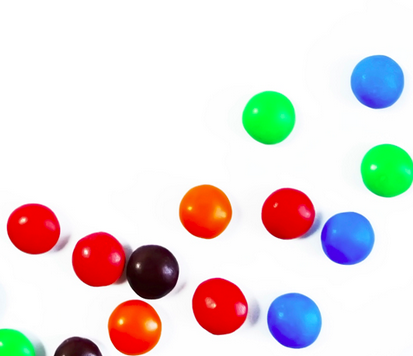
#> input picture Image&Video/smarties.png, 413 x 356 px
$ python OPCV_Skeleton_Region.py
#> lines starting #> are read from the running program, lines starting #| are printed output that depends on the picture; after the words box and inside, x2 and y2 are one past the last pixel; in counts of white or black regions, pixels touching at a corner belong together
import cv2
import numpy as np

# Read the image as a grayscale image
img = cv2.imread('Image&Video/smarties.png', 0)
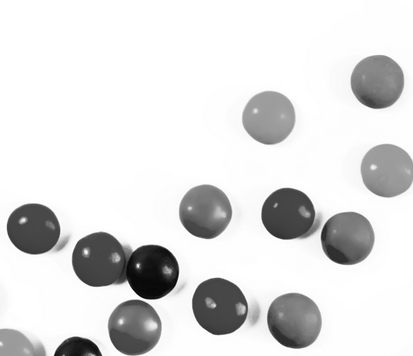
#> img: shape (356, 413); min 4, max 255, mean 222.6

# Threshold the image
ret,img = cv2.threshold(img, 150, 255, 0)
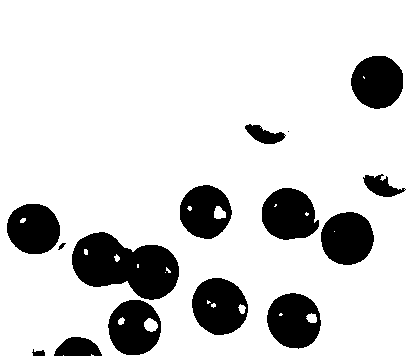
#> img: shape (356, 413); 83.7% white; 15 black regions (1 under 20 px), largest, box (x1, y1, x2, y2) and area: (72, 232, 179, 300) 4717, (192, 278, 248, 335) 2391, (262, 188, 319, 240) 2263

# Step 1: Create an empty skeleton
size = np.size(img)
#> size = 147028
skel = np.zeros(img.shape, np.uint8)

# Get a Cross Shaped Kernel
element = cv2.getStructuringElement(cv2.MORPH_CROSS, (3,3))

# Repeat steps 2-4
while True:
    #Step 2: Open the image
    open = cv2.morphologyEx(img, cv2.MORPH_OPEN, element)
    #Step 3: Substract open from the original image
    temp = cv2.subtract(img, open)
    #Step 4: Erode the original image and refine the skeleton
    eroded = cv2.erode(img, element)
    skel = cv2.bitwise_or(skel,temp)
    img = eroded.copy()
    # Step 5: If there are no white pixels left ie.. the image has been completely eroded, quit the loop
    if cv2.countNonZero(img)==0:
        break
#> this loop made 247 passes
#> pass 1, `temp = cv2.subtract(img, open)`:
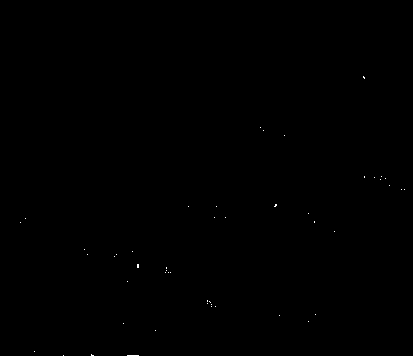
#> temp: shape (356, 413); 0.06% white in thin lines or dots, all inside (x1, y1, x2, y2) = (20, 76, 405, 356)
#> pass 1, `eroded = cv2.erode(img, element)`:
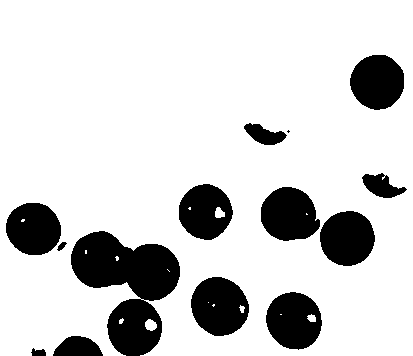
#> eroded: shape (356, 413); 82.3% white; 14 black regions (1 under 20 px), largest, box (x1, y1, x2, y2) and area: (71, 231, 180, 356) 7379, (191, 277, 249, 336) 2596, (266, 292, 322, 350) 2444
#> after the loop: img: shape (356, 413); every value is 0
#> after the loop:
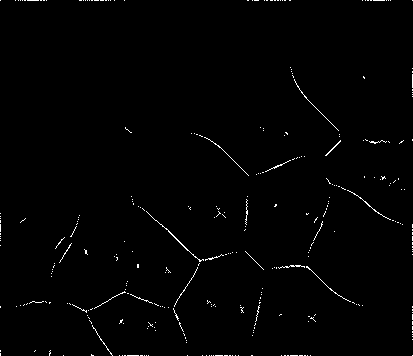
#> skel: shape (356, 413); 0.98% white in thin lines or dots

# Displaying the final skeleton
cv2.imshow("Skeleton",skel)
cv2.waitKey(0)
cv2.destroyAllWindows()
